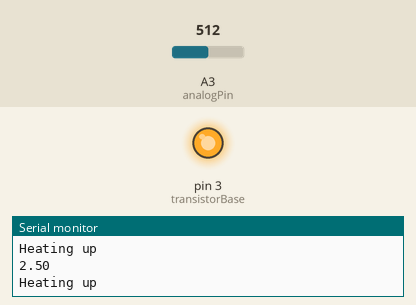
The sketch below on a simulated Arduino Uno, built with avr-gcc and run on an emulated ATmega328P. Parts: output pins drawn as LEDs (lit = HIGH), the last lines printed to the serial monitor. Inputs (shaded band) come from the test bench; at power-on: A3 (analogPin) = 512.

Above: at 1.2 s.
1.3 s: A3 (analogPin) set to 417
2.8 s: A3 (analogPin) set to 393
At 4.4 s:
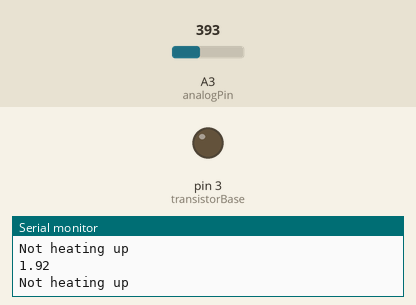
7.5 s: A3 (analogPin) set to 0
At 8.2 s:
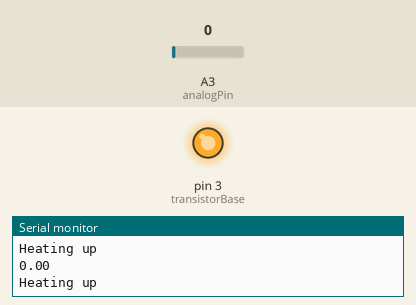
9.0 s: A3 (analogPin) set to 45
At 9.4 s:
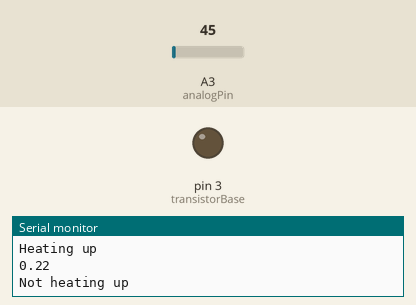
Timing chart, 0 to 11.5 s (numbered marks = the images above; inputs shaded):
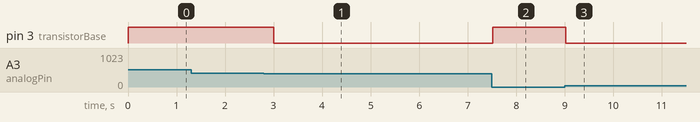

The sketch:

Heating.ino
```cpp
// Reading const
#define SLAVE_ADDR 9
#include <Wire.h>
int analogPin = A3;
float val = 0.0; // store the read value
float constRes = 9960.0;
float totalVolt = 5.0;
float b = 4220;
float r1, temp;

// Writing const
int transistorBase = 3;
float targetTemp = 35;

float celsToKelvin(float cels) {
  return cels + 273.15;
}

float kelvinToCels(float kelv){
  return kelv - 273.15;
}

void controlTemp(float curTemp, float targetTemp){
  if (curTemp < targetTemp - 0.5){
    digitalWrite(transistorBase, HIGH);
    Serial.println("Heating up");
    Wire.write("Heating up");
  } else {
    digitalWrite(transistorBase, LOW);
    Serial.println("Not heating up");
    Wire.write("Not heating up");
  }
}

void setup() {
  Serial.begin(115200);
  pinMode(transistorBase, OUTPUT);
  Wire.begin(SLAVE_ADDR); // join i2c bus with address #8
  Wire.onReceive(receiveEvent);
  Wire.onRequest(requestEvent); // register event
}

void receiveEvent(int bytes) {
  String receivedData = ""; // Clear the buffer
  while (Wire.available()) {
    char c = Wire.read();
    receivedData += c;
  }
  Serial.println("Data received from ESP32: " + receivedData);
  targetTemp = receivedData.toFloat();

}

void requestEvent() {
  val = totalVolt / 1023.0 * analogRead(analogPin);
  Serial.println(val);
  // Serial.println(val);
  r1 = (constRes * val) / (totalVolt - val);

  // temp = -332.28*r1 + 18026;

  // Old method to calculate temp - not always accurate
  temp = kelvinToCels((celsToKelvin(25.0)) * b / (b - celsToKelvin(25.0) * log(10000 / r1)));
  // Serial.println(temp);

  char tempMsg[10];

  // Convert float to char array
  sprintf(tempMsg, "%f", temp);


  Wire.write(tempMsg); // respond with message of 6 bytes

  // Writing
  controlTemp(temp, targetTemp);

 // as expected by master
}

void loop() {
  requestEvent();
  // Reading
  delay(500);
}
```

Measured:
- the behaviour switches between 403 and 402 on A3 (analogPin) (found by bisection; images 0 and 1)
- after the input at 2.8 s, pin 3 (transistorBase): HIGH → LOW after 0.21 s
- after the input at 7.5 s, pin 3 (transistorBase): LOW → HIGH at once
- after the input at 9.0 s, pin 3 (transistorBase): HIGH → LOW at once
